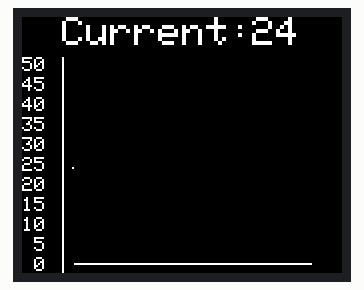
Recording of a sketch running on a simulated Arduino Uno, built with avr-gcc and run on an emulated ATmega328P. On the bench: 160×128 colour display.

Above: at 0.1 s.

The sketch:

project31.ino
```cpp
// Project 31 - Temperature History Monitor

#include <TFT.h>  // Arduino TFT LCD library
#include <SPI.h>  // SPI bus library
TFT TFTscreen = TFT(10, 9, 8); // allocate digital pins to LCD

int tcurrent = 0;
int tempArray[120];
char currentString[3];

void getTemp() // function to read temperature from TMP36
{
  float sum = 0;
  float voltage = 0;
  float sensor = 0;
  float celsius;

  // read the temperature sensor and convert the result to degrees C
  sensor   = analogRead(5);
  voltage  = (sensor * 5000) / 1024;
  voltage  = voltage - 500;
  celsius  = voltage / 10;
  tcurrent = int(celsius);

  // insert the new temperature at the start of the array of past temperatures
  for (int a = 119 ; a >= 0 ; --a )
  {
    tempArray[a] = tempArray[a - 1];
  }
  tempArray[0] = tcurrent;
}

void drawScreen() // generate TFT LCD display effects
{
  int q;
  // display current temperature
  TFTscreen.background(0, 0, 0); // clear screen to black
  TFTscreen.stroke(255, 255, 255); // white text
  TFTscreen.setTextSize(2);
  TFTscreen.text("Current:", 20, 0);
  String tempString = String(tcurrent);
  tempString.toCharArray(currentString, 3);
  TFTscreen.text(currentString, 115, 0);
  // draw scale for graph
  TFTscreen.setTextSize(1);
  TFTscreen.text("50", 0, 20);
  TFTscreen.text("45", 0, 30);
  TFTscreen.text("40", 0, 40);
  TFTscreen.text("35", 0, 50);
  TFTscreen.text("30", 0, 60);
  TFTscreen.text("25", 0, 70);
  TFTscreen.text("20", 0, 80);
  TFTscreen.text("15", 0, 90);
  TFTscreen.text("10", 0, 100);
  TFTscreen.text(" 5", 0, 110);
  TFTscreen.text(" 0", 0, 120);
  TFTscreen.line(20, 20, 20, 127);
  // plot temperature data points
  for (int a = 25 ; a < 145 ; a++)
  {
    q = (123 - (tempArray[a - 25] * 2));
    TFTscreen.point(a, q);
  }
}

void setup()
{
  TFTscreen.begin(); // activate LCD
  TFTscreen.background(0, 0, 0); // set display to black
}

void loop()
{
  getTemp();
  drawScreen();
  for (int a = 0 ; a < 20 ; a++) // wait 20 minutes until the next reading
  {
    delay(60000);          // wait 1 minute
  }
}
```
